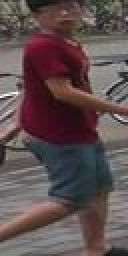
#> input picture images_fake/Market1501/bounding_box_train/0002_c1s1_000451_03.jpg, 64 x 128 px, found by its file name (shown 2 times larger); its folder holds 4 pictures in this run
$ python preprocess_market.py   (older library calls are emulated)
#> lines starting #> are read from the running program, lines starting #| are printed output that depends on the picture
# market1501, convert jpg to png, and resize them to 128 x 48
import numpy as np
import os
import matplotlib.pyplot as plt
from PIL import Image

# training data
# read names of images
images_list_train = os.listdir('../images/Market1501/bounding_box_train')
images_list_train = sorted(images_list_train)
# remove meaningless files
images_list_train = [f for f in images_list_train if '.jpg' in f]
print(len(images_list_train))

if not os.path.exists('../images/Market1501/bounding_box_train_png'):
    os.makedirs('../images/Market1501/bounding_box_train_png')
if not os.path.exists('../images/Market1501/bounding_box_test_png'):
    os.makedirs('../images/Market1501/bounding_box_test_png')
if not os.path.exists('../images/Market1501/query_png'):
    os.makedirs('../images/Market1501/query_png')

for image_path in images_list_train:
    image = Image.open('../images/Market1501/bounding_box_train/'+image_path)
#> image is the input picture: PIL image 64x128 RGB; mean R, G, B 94.9, 79.4, 79.7
    image = image.resize((48,128), Image.ANTIALIAS)
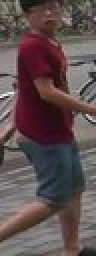
#> image: PIL image 48x128 RGB (shown 2 times larger); mean R, G, B 94.9, 79.4, 79.7
    image.save('../images/Market1501/bounding_box_train_png/'+image_path[:-3]+'png')
#> pass 2 of the loop `for image_path in images_list_train:`:
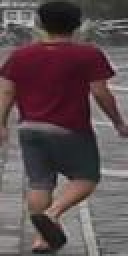
#> input picture images_fake/Market1501/bounding_box_train/0002_c1s1_000551_01.jpg, 64 x 128 px, found by its file name (shown 2 times larger)
#> image is the input picture: PIL image 64x128 RGB; mean R, G, B 93.9, 78.3, 80.9
#> `image = image.resize((48,128), Image.ANTIALIAS)`:
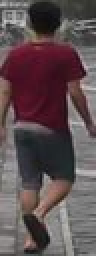
#> image: PIL image 48x128 RGB (shown 2 times larger); mean R, G, B 93.9, 78.3, 80.9
#> pass 3 of the loop `for image_path in images_list_train:`:
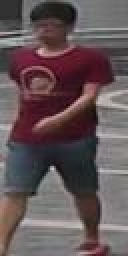
#> input picture images_fake/Market1501/bounding_box_train/0002_c1s1_000776_01.jpg, 64 x 128 px, found by its file name (shown 2 times larger)
#> image is the input picture: PIL image 64x128 RGB; mean R, G, B 99.1, 84.2, 86.8
#> `image = image.resize((48,128), Image.ANTIALIAS)`:
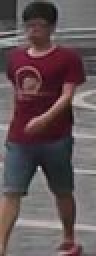
#> image: PIL image 48x128 RGB (shown 2 times larger); mean R, G, B 99.1, 84.2, 86.8
#> the loop made 4 passes; the first 3 are shown

# test data
# read names of images
#> (the run stopped early here; a loop or call above may not have finished)
